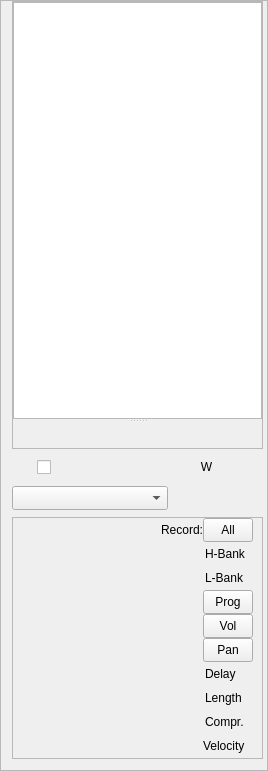
<?xml version="1.0" encoding="UTF-8"?>
<ui version="4.0">
 <class>ConductorBase</class>
 <widget class="QFrame" name="ConductorBase">
  <property name="geometry">
   <rect>
    <x>0</x>
    <y>0</y>
    <width>268</width>
    <height>771</height>
   </rect>
  </property>
  <property name="sizePolicy">
   <sizepolicy hsizetype="Expanding" vsizetype="Expanding">
    <horstretch>3</horstretch>
    <verstretch>3</verstretch>
   </sizepolicy>
  </property>
  <property name="minimumSize">
   <size>
    <width>20</width>
    <height>24</height>
   </size>
  </property>
  <property name="windowTitle">
   <string>OOMidi: The Conductor</string>
  </property>
  <property name="frameShape">
   <enum>QFrame::StyledPanel</enum>
  </property>
  <property name="frameShadow">
   <enum>QFrame::Raised</enum>
  </property>
  <layout class="QVBoxLayout" name="verticalLayout" stretch="0,0,0,0">
   <property name="topMargin">
    <number>0</number>
   </property>
   <property name="rightMargin">
    <number>4</number>
   </property>
   <item>
    <widget class="QScrollArea" name="scrollArea">
     <property name="widgetResizable">
      <bool>true</bool>
     </property>
     <widget class="QWidget" name="scrollAreaWidgetContents">
      <property name="geometry">
       <rect>
        <x>0</x>
        <y>0</y>
        <width>250</width>
        <height>430</height>
       </rect>
      </property>
      <layout class="QVBoxLayout" name="verticalLayout_5">
       <property name="spacing">
        <number>0</number>
       </property>
       <property name="margin">
        <number>0</number>
       </property>
       <item>
        <widget class="QSplitter" name="splitter">
         <property name="orientation">
          <enum>Qt::Vertical</enum>
         </property>
         <widget class="QWidget" name="widget" native="true">
          <layout class="QVBoxLayout" name="verticalLayout_6">
           <property name="spacing">
            <number>3</number>
           </property>
           <property name="margin">
            <number>0</number>
           </property>
           <item>
            <widget class="QTreeView" name="patchList">
             <property name="minimumSize">
              <size>
               <width>150</width>
               <height>150</height>
              </size>
             </property>
             <property name="focusPolicy">
              <enum>Qt::WheelFocus</enum>
             </property>
             <property name="editTriggers">
              <set>QAbstractItemView::NoEditTriggers</set>
             </property>
             <property name="tabKeyNavigation">
              <bool>true</bool>
             </property>
             <property name="alternatingRowColors">
              <bool>true</bool>
             </property>
             <property name="iconSize">
              <size>
               <width>16</width>
               <height>16</height>
              </size>
             </property>
             <property name="textElideMode">
              <enum>Qt::ElideNone</enum>
             </property>
             <property name="verticalScrollMode">
              <enum>QAbstractItemView::ScrollPerPixel</enum>
             </property>
             <property name="sortingEnabled">
              <bool>false</bool>
             </property>
             <property name="animated">
              <bool>true</bool>
             </property>
            </widget>
           </item>
          </layout>
         </widget>
         <widget class="QWidget" name="layoutWidget">
          <layout class="QVBoxLayout" name="verticalLayout_2">
           <property name="sizeConstraint">
            <enum>QLayout::SetMinAndMaxSize</enum>
           </property>
           <property name="topMargin">
            <number>0</number>
           </property>
           <item>
            <layout class="QVBoxLayout" name="tableBox">
             <property name="topMargin">
              <number>0</number>
             </property>
             <property name="rightMargin">
              <number>0</number>
             </property>
            </layout>
           </item>
           <item>
            <layout class="QHBoxLayout" name="matrixActions">
             <property name="topMargin">
              <number>0</number>
             </property>
             <item>
              <widget class="QToolButton" name="btnUp">
               <property name="sizePolicy">
                <sizepolicy hsizetype="Fixed" vsizetype="Fixed">
                 <horstretch>0</horstretch>
                 <verstretch>0</verstretch>
                </sizepolicy>
               </property>
               <property name="minimumSize">
                <size>
                 <width>25</width>
                 <height>25</height>
                </size>
               </property>
               <property name="maximumSize">
                <size>
                 <width>25</width>
                 <height>25</height>
                </size>
               </property>
               <property name="focusPolicy">
                <enum>Qt::NoFocus</enum>
               </property>
               <property name="toolTip">
                <string>Move Selection Up</string>
               </property>
               <property name="text">
                <string/>
               </property>
               <property name="iconSize">
                <size>
                 <width>25</width>
                 <height>25</height>
                </size>
               </property>
               <property name="autoRaise">
                <bool>true</bool>
               </property>
              </widget>
             </item>
             <item>
              <widget class="QToolButton" name="btnDown">
               <property name="sizePolicy">
                <sizepolicy hsizetype="Fixed" vsizetype="Fixed">
                 <horstretch>0</horstretch>
                 <verstretch>0</verstretch>
                </sizepolicy>
               </property>
               <property name="minimumSize">
                <size>
                 <width>25</width>
                 <height>25</height>
                </size>
               </property>
               <property name="maximumSize">
                <size>
                 <width>25</width>
                 <height>25</height>
                </size>
               </property>
               <property name="focusPolicy">
                <enum>Qt::NoFocus</enum>
               </property>
               <property name="toolTip">
                <string>Move Selection Down</string>
               </property>
               <property name="text">
                <string/>
               </property>
               <property name="iconSize">
                <size>
                 <width>25</width>
                 <height>25</height>
                </size>
               </property>
               <property name="autoRaise">
                <bool>true</bool>
               </property>
              </widget>
             </item>
             <item>
              <widget class="QToolButton" name="btnCopy">
               <property name="sizePolicy">
                <sizepolicy hsizetype="Fixed" vsizetype="Fixed">
                 <horstretch>0</horstretch>
                 <verstretch>0</verstretch>
                </sizepolicy>
               </property>
               <property name="minimumSize">
                <size>
                 <width>25</width>
                 <height>25</height>
                </size>
               </property>
               <property name="maximumSize">
                <size>
                 <width>25</width>
                 <height>25</height>
                </size>
               </property>
               <property name="focusPolicy">
                <enum>Qt::NoFocus</enum>
               </property>
               <property name="text">
                <string/>
               </property>
               <property name="iconSize">
                <size>
                 <width>25</width>
                 <height>25</height>
                </size>
               </property>
               <property name="autoRaise">
                <bool>true</bool>
               </property>
              </widget>
             </item>
             <item>
              <spacer name="horizontalSpacer_2">
               <property name="orientation">
                <enum>Qt::Horizontal</enum>
               </property>
               <property name="sizeType">
                <enum>QSizePolicy::MinimumExpanding</enum>
               </property>
               <property name="sizeHint" stdset="0">
                <size>
                 <width>1</width>
                 <height>20</height>
                </size>
               </property>
              </spacer>
             </item>
             <item>
              <widget class="QToolButton" name="btnDelete">
               <property name="sizePolicy">
                <sizepolicy hsizetype="Fixed" vsizetype="Fixed">
                 <horstretch>0</horstretch>
                 <verstretch>0</verstretch>
                </sizepolicy>
               </property>
               <property name="minimumSize">
                <size>
                 <width>25</width>
                 <height>25</height>
                </size>
               </property>
               <property name="maximumSize">
                <size>
                 <width>25</width>
                 <height>25</height>
                </size>
               </property>
               <property name="focusPolicy">
                <enum>Qt::NoFocus</enum>
               </property>
               <property name="toolTip">
                <string>Remove selected from list</string>
               </property>
               <property name="text">
                <string/>
               </property>
               <property name="iconSize">
                <size>
                 <width>25</width>
                 <height>25</height>
                </size>
               </property>
               <property name="autoRaise">
                <bool>true</bool>
               </property>
              </widget>
             </item>
            </layout>
           </item>
          </layout>
         </widget>
        </widget>
       </item>
      </layout>
     </widget>
    </widget>
   </item>
   <item>
    <widget class="QFrame" name="performerToolsFrame">
     <property name="sizePolicy">
      <sizepolicy hsizetype="Expanding" vsizetype="Preferred">
       <horstretch>0</horstretch>
       <verstretch>0</verstretch>
      </sizepolicy>
     </property>
     <layout class="QVBoxLayout" name="verticalLayout_4">
      <property name="spacing">
       <number>0</number>
      </property>
      <property name="margin">
       <number>0</number>
      </property>
      <item>
       <layout class="QHBoxLayout" name="horizontalLayout_6">
        <property name="topMargin">
         <number>0</number>
        </property>
        <item>
         <widget class="QToolButton" name="btnTranspose">
          <property name="sizePolicy">
           <sizepolicy hsizetype="Fixed" vsizetype="Fixed">
            <horstretch>0</horstretch>
            <verstretch>0</verstretch>
           </sizepolicy>
          </property>
          <property name="minimumSize">
           <size>
            <width>25</width>
            <height>25</height>
           </size>
          </property>
          <property name="maximumSize">
           <size>
            <width>25</width>
            <height>25</height>
           </size>
          </property>
          <property name="focusPolicy">
           <enum>Qt::NoFocus</enum>
          </property>
          <property name="toolTip">
           <string>Toggle on/off transpose globally for all parts in this PianoRoll instance</string>
          </property>
          <property name="text">
           <string/>
          </property>
          <property name="iconSize">
           <size>
            <width>25</width>
            <height>25</height>
           </size>
          </property>
          <property name="checkable">
           <bool>true</bool>
          </property>
          <property name="autoRaise">
           <bool>true</bool>
          </property>
         </widget>
        </item>
        <item>
         <widget class="QCheckBox" name="chkTranspose">
          <property name="focusPolicy">
           <enum>Qt::NoFocus</enum>
          </property>
          <property name="toolTip">
           <string>Toggle transpose mode</string>
          </property>
          <property name="text">
           <string/>
          </property>
         </widget>
        </item>
        <item>
         <widget class="SpinBox" name="iTransp" native="true">
          <property name="sizePolicy">
           <sizepolicy hsizetype="Expanding" vsizetype="Fixed">
            <horstretch>1</horstretch>
            <verstretch>0</verstretch>
           </sizepolicy>
          </property>
          <property name="minimumSize">
           <size>
            <width>0</width>
            <height>24</height>
           </size>
          </property>
          <property name="toolTip">
           <string>Transpose position for the current track</string>
          </property>
          <property name="specialValueText" stdset="0">
           <string>off</string>
          </property>
          <property name="maximum" stdset="0">
           <number>127</number>
          </property>
          <property name="minimum" stdset="0">
           <number>-127</number>
          </property>
          <property name="value" stdset="0">
           <number>1</number>
          </property>
         </widget>
        </item>
        <item>
         <widget class="QLabel" name="iChanDetectLabel">
          <property name="sizePolicy">
           <sizepolicy hsizetype="Expanding" vsizetype="Fixed">
            <horstretch>0</horstretch>
            <verstretch>0</verstretch>
           </sizepolicy>
          </property>
          <property name="minimumSize">
           <size>
            <width>0</width>
            <height>0</height>
           </size>
          </property>
          <property name="maximumSize">
           <size>
            <width>24</width>
            <height>24</height>
           </size>
          </property>
          <property name="toolTip">
           <string>Input detect</string>
          </property>
          <property name="whatsThis">
           <string>Input detect indicator. Detects all note on-off, controller, aftertouch, 
                  program change, and pitchbend (but not sysex or realtime) events 
                  on the selected channels, on the selected midi ports.</string>
          </property>
          <property name="text">
           <string>W</string>
          </property>
          <property name="alignment">
           <set>Qt::AlignCenter</set>
          </property>
          <property name="wordWrap">
           <bool>false</bool>
          </property>
         </widget>
        </item>
        <item>
         <widget class="QToolButton" name="btnComments">
          <property name="sizePolicy">
           <sizepolicy hsizetype="Fixed" vsizetype="Fixed">
            <horstretch>0</horstretch>
            <verstretch>0</verstretch>
           </sizepolicy>
          </property>
          <property name="minimumSize">
           <size>
            <width>25</width>
            <height>25</height>
           </size>
          </property>
          <property name="maximumSize">
           <size>
            <width>25</width>
            <height>25</height>
           </size>
          </property>
          <property name="focusPolicy">
           <enum>Qt::NoFocus</enum>
          </property>
          <property name="toolTip">
           <string>Toggle on/off canvas comments</string>
          </property>
          <property name="text">
           <string/>
          </property>
          <property name="iconSize">
           <size>
            <width>25</width>
            <height>25</height>
           </size>
          </property>
          <property name="checkable">
           <bool>true</bool>
          </property>
          <property name="autoRaise">
           <bool>true</bool>
          </property>
         </widget>
        </item>
        <item>
         <widget class="QToolButton" name="btnShowGui">
          <property name="minimumSize">
           <size>
            <width>25</width>
            <height>25</height>
           </size>
          </property>
          <property name="maximumSize">
           <size>
            <width>25</width>
            <height>25</height>
           </size>
          </property>
          <property name="toolTip">
           <string>Show Plugin Gui</string>
          </property>
          <property name="text">
           <string/>
          </property>
          <property name="iconSize">
           <size>
            <width>25</width>
            <height>25</height>
           </size>
          </property>
          <property name="checkable">
           <bool>true</bool>
          </property>
          <property name="autoRaise">
           <bool>true</bool>
          </property>
         </widget>
        </item>
       </layout>
      </item>
     </layout>
    </widget>
   </item>
   <item>
    <layout class="QHBoxLayout" name="horizontalLayout_3">
     <property name="spacing">
      <number>0</number>
     </property>
     <property name="topMargin">
      <number>0</number>
     </property>
     <item>
      <widget class="QComboBox" name="iOutput">
       <property name="sizePolicy">
        <sizepolicy hsizetype="Expanding" vsizetype="Fixed">
         <horstretch>0</horstretch>
         <verstretch>0</verstretch>
        </sizepolicy>
       </property>
       <property name="minimumSize">
        <size>
         <width>100</width>
         <height>24</height>
        </size>
       </property>
       <property name="toolTip">
        <string>Output Port</string>
       </property>
      </widget>
     </item>
     <item>
      <widget class="SpinBox" name="iOutputChannel" native="true">
       <property name="sizePolicy">
        <sizepolicy hsizetype="Expanding" vsizetype="Fixed">
         <horstretch>1</horstretch>
         <verstretch>0</verstretch>
        </sizepolicy>
       </property>
       <property name="minimumSize">
        <size>
         <width>45</width>
         <height>24</height>
        </size>
       </property>
       <property name="maximumSize">
        <size>
         <width>45</width>
         <height>16777215</height>
        </size>
       </property>
       <property name="toolTip">
        <string>Output Channel</string>
       </property>
       <property name="whatsThis">
        <string>all midi events are sent to this output channel</string>
       </property>
       <property name="maximum" stdset="0">
        <number>16</number>
       </property>
       <property name="minimum" stdset="0">
        <number>1</number>
       </property>
      </widget>
     </item>
     <item>
      <widget class="QToolButton" name="iRButton">
       <property name="sizePolicy">
        <sizepolicy hsizetype="Fixed" vsizetype="Fixed">
         <horstretch>0</horstretch>
         <verstretch>0</verstretch>
        </sizepolicy>
       </property>
       <property name="minimumSize">
        <size>
         <width>25</width>
         <height>25</height>
        </size>
       </property>
       <property name="maximumSize">
        <size>
         <width>25</width>
         <height>25</height>
        </size>
       </property>
       <property name="toolTip">
        <string>Input Routing</string>
       </property>
       <property name="text">
        <string/>
       </property>
       <property name="iconSize">
        <size>
         <width>25</width>
         <height>25</height>
        </size>
       </property>
       <property name="autoRaise">
        <bool>true</bool>
       </property>
      </widget>
     </item>
     <item>
      <widget class="QToolButton" name="recEchoButton">
       <property name="sizePolicy">
        <sizepolicy hsizetype="Fixed" vsizetype="Fixed">
         <horstretch>0</horstretch>
         <verstretch>0</verstretch>
        </sizepolicy>
       </property>
       <property name="minimumSize">
        <size>
         <width>25</width>
         <height>25</height>
        </size>
       </property>
       <property name="maximumSize">
        <size>
         <width>25</width>
         <height>25</height>
        </size>
       </property>
       <property name="toolTip">
        <string>MIDI Thru</string>
       </property>
       <property name="whatsThis">
        <string>Pass input events through ('thru') to output.</string>
       </property>
       <property name="iconSize">
        <size>
         <width>25</width>
         <height>25</height>
        </size>
       </property>
       <property name="checkable">
        <bool>true</bool>
       </property>
       <property name="autoRaise">
        <bool>true</bool>
       </property>
      </widget>
     </item>
    </layout>
   </item>
   <item>
    <widget class="QFrame" name="frame">
     <property name="sizePolicy">
      <sizepolicy hsizetype="Preferred" vsizetype="Fixed">
       <horstretch>1</horstretch>
       <verstretch>0</verstretch>
      </sizepolicy>
     </property>
     <property name="maximumSize">
      <size>
       <width>16777215</width>
       <height>300</height>
      </size>
     </property>
     <property name="frameShape">
      <enum>QFrame::StyledPanel</enum>
     </property>
     <property name="frameShadow">
      <enum>QFrame::Raised</enum>
     </property>
     <layout class="QVBoxLayout" name="verticalLayout_3">
      <property name="spacing">
       <number>0</number>
      </property>
      <property name="topMargin">
       <number>0</number>
      </property>
      <property name="bottomMargin">
       <number>0</number>
      </property>
      <item>
       <layout class="QGridLayout" name="advGrid" rowstretch="0,0,0,0,0,0,0,0,0,0,0,0,0,0,0,0,0,0">
        <property name="sizeConstraint">
         <enum>QLayout::SetMinimumSize</enum>
        </property>
        <property name="verticalSpacing">
         <number>0</number>
        </property>
        <property name="topMargin">
         <number>0</number>
        </property>
        <item row="14" column="1">
         <widget class="SpinBox" name="iVerz" native="true">
          <property name="sizePolicy">
           <sizepolicy hsizetype="Expanding" vsizetype="Fixed">
            <horstretch>1</horstretch>
            <verstretch>0</verstretch>
           </sizepolicy>
          </property>
          <property name="minimumSize">
           <size>
            <width>20</width>
            <height>24</height>
           </size>
          </property>
          <property name="specialValueText" stdset="0">
           <string>off</string>
          </property>
          <property name="maximum" stdset="0">
           <number>1000</number>
          </property>
          <property name="minimum" stdset="0">
           <number>-1000</number>
          </property>
         </widget>
        </item>
        <item row="14" column="2">
         <widget class="QLabel" name="TextLabel10">
          <property name="sizePolicy">
           <sizepolicy hsizetype="Minimum" vsizetype="Fixed">
            <horstretch>0</horstretch>
            <verstretch>0</verstretch>
           </sizepolicy>
          </property>
          <property name="minimumSize">
           <size>
            <width>20</width>
            <height>24</height>
           </size>
          </property>
          <property name="text">
           <string>Delay</string>
          </property>
          <property name="wordWrap">
           <bool>false</bool>
          </property>
          <property name="indent">
           <number>2</number>
          </property>
         </widget>
        </item>
        <item row="15" column="1">
         <widget class="SpinBox" name="iLen" native="true">
          <property name="sizePolicy">
           <sizepolicy hsizetype="Expanding" vsizetype="Fixed">
            <horstretch>1</horstretch>
            <verstretch>0</verstretch>
           </sizepolicy>
          </property>
          <property name="minimumSize">
           <size>
            <width>20</width>
            <height>24</height>
           </size>
          </property>
          <property name="suffix" stdset="0">
           <string>%</string>
          </property>
          <property name="maximum" stdset="0">
           <number>200</number>
          </property>
          <property name="minimum" stdset="0">
           <number>25</number>
          </property>
          <property name="value" stdset="0">
           <number>100</number>
          </property>
         </widget>
        </item>
        <item row="15" column="2">
         <widget class="QLabel" name="TextLabel11">
          <property name="sizePolicy">
           <sizepolicy hsizetype="Minimum" vsizetype="Fixed">
            <horstretch>0</horstretch>
            <verstretch>0</verstretch>
           </sizepolicy>
          </property>
          <property name="minimumSize">
           <size>
            <width>20</width>
            <height>24</height>
           </size>
          </property>
          <property name="text">
           <string>Length</string>
          </property>
          <property name="wordWrap">
           <bool>false</bool>
          </property>
          <property name="indent">
           <number>2</number>
          </property>
         </widget>
        </item>
        <item row="16" column="1">
         <widget class="SpinBox" name="iKompr" native="true">
          <property name="sizePolicy">
           <sizepolicy hsizetype="Expanding" vsizetype="Fixed">
            <horstretch>1</horstretch>
            <verstretch>0</verstretch>
           </sizepolicy>
          </property>
          <property name="minimumSize">
           <size>
            <width>20</width>
            <height>24</height>
           </size>
          </property>
          <property name="prefix" stdset="0">
           <string/>
          </property>
          <property name="suffix" stdset="0">
           <string>%</string>
          </property>
          <property name="maximum" stdset="0">
           <number>200</number>
          </property>
          <property name="minimum" stdset="0">
           <number>25</number>
          </property>
          <property name="value" stdset="0">
           <number>100</number>
          </property>
         </widget>
        </item>
        <item row="16" column="2">
         <widget class="QLabel" name="TextLabel13">
          <property name="sizePolicy">
           <sizepolicy hsizetype="Minimum" vsizetype="Fixed">
            <horstretch>0</horstretch>
            <verstretch>0</verstretch>
           </sizepolicy>
          </property>
          <property name="minimumSize">
           <size>
            <width>50</width>
            <height>24</height>
           </size>
          </property>
          <property name="maximumSize">
           <size>
            <width>50</width>
            <height>16777215</height>
           </size>
          </property>
          <property name="text">
           <string>Compr.</string>
          </property>
          <property name="wordWrap">
           <bool>false</bool>
          </property>
          <property name="indent">
           <number>2</number>
          </property>
         </widget>
        </item>
        <item row="17" column="1">
         <widget class="SpinBox" name="iAnschl" native="true">
          <property name="sizePolicy">
           <sizepolicy hsizetype="Minimum" vsizetype="Fixed">
            <horstretch>1</horstretch>
            <verstretch>0</verstretch>
           </sizepolicy>
          </property>
          <property name="minimumSize">
           <size>
            <width>20</width>
            <height>24</height>
           </size>
          </property>
          <property name="maximum" stdset="0">
           <number>127</number>
          </property>
          <property name="minimum" stdset="0">
           <number>-127</number>
          </property>
          <property name="value" stdset="0">
           <number>0</number>
          </property>
         </widget>
        </item>
        <item row="17" column="2">
         <widget class="QLabel" name="TextLabel12">
          <property name="sizePolicy">
           <sizepolicy hsizetype="Minimum" vsizetype="Fixed">
            <horstretch>0</horstretch>
            <verstretch>0</verstretch>
           </sizepolicy>
          </property>
          <property name="minimumSize">
           <size>
            <width>20</width>
            <height>24</height>
           </size>
          </property>
          <property name="text">
           <string>Velocity</string>
          </property>
          <property name="wordWrap">
           <bool>false</bool>
          </property>
          <property name="indent">
           <number>0</number>
          </property>
         </widget>
        </item>
        <item row="10" column="1">
         <widget class="SpinBox" name="iPan" native="true">
          <property name="sizePolicy">
           <sizepolicy hsizetype="Minimum" vsizetype="Fixed">
            <horstretch>0</horstretch>
            <verstretch>0</verstretch>
           </sizepolicy>
          </property>
          <property name="minimumSize">
           <size>
            <width>20</width>
            <height>24</height>
           </size>
          </property>
          <property name="toolTip">
           <string>Change stereo position. Double-click on/off.</string>
          </property>
          <property name="whatsThis">
           <string>Change stereo position. Double-click on/off.</string>
          </property>
          <property name="specialValueText" stdset="0">
           <string>off</string>
          </property>
          <property name="maximum" stdset="0">
           <number>63</number>
          </property>
          <property name="minimum" stdset="0">
           <number>-65</number>
          </property>
          <property name="value" stdset="0">
           <number>-65</number>
          </property>
         </widget>
        </item>
        <item row="10" column="2">
         <widget class="QToolButton" name="panRecButton">
          <property name="sizePolicy">
           <sizepolicy hsizetype="Fixed" vsizetype="Fixed">
            <horstretch>0</horstretch>
            <verstretch>0</verstretch>
           </sizepolicy>
          </property>
          <property name="minimumSize">
           <size>
            <width>50</width>
            <height>24</height>
           </size>
          </property>
          <property name="toolTip">
           <string>Add pan setting to song</string>
          </property>
          <property name="text">
           <string>Pan</string>
          </property>
         </widget>
        </item>
        <item row="9" column="1">
         <widget class="SpinBox" name="iLautst" native="true">
          <property name="sizePolicy">
           <sizepolicy hsizetype="Minimum" vsizetype="Fixed">
            <horstretch>0</horstretch>
            <verstretch>0</verstretch>
           </sizepolicy>
          </property>
          <property name="minimumSize">
           <size>
            <width>20</width>
            <height>24</height>
           </size>
          </property>
          <property name="toolTip">
           <string>Volume. Double-click on/off.</string>
          </property>
          <property name="specialValueText" stdset="0">
           <string>off</string>
          </property>
          <property name="maximum" stdset="0">
           <number>127</number>
          </property>
          <property name="minimum" stdset="0">
           <number>-1</number>
          </property>
          <property name="value" stdset="0">
           <number>-1</number>
          </property>
         </widget>
        </item>
        <item row="9" column="2">
         <widget class="QToolButton" name="volRecButton">
          <property name="sizePolicy">
           <sizepolicy hsizetype="Fixed" vsizetype="Fixed">
            <horstretch>0</horstretch>
            <verstretch>0</verstretch>
           </sizepolicy>
          </property>
          <property name="minimumSize">
           <size>
            <width>50</width>
            <height>24</height>
           </size>
          </property>
          <property name="toolTip">
           <string>Add vol setting to song</string>
          </property>
          <property name="text">
           <string>Vol</string>
          </property>
         </widget>
        </item>
        <item row="8" column="1">
         <widget class="SpinBox" name="iProgram" native="true">
          <property name="sizePolicy">
           <sizepolicy hsizetype="Minimum" vsizetype="Fixed">
            <horstretch>0</horstretch>
            <verstretch>0</verstretch>
           </sizepolicy>
          </property>
          <property name="minimumSize">
           <size>
            <width>20</width>
            <height>24</height>
           </size>
          </property>
          <property name="toolTip">
           <string>Program. Double-click on/off.</string>
          </property>
          <property name="specialValueText" stdset="0">
           <string>off</string>
          </property>
          <property name="maximum" stdset="0">
           <number>128</number>
          </property>
          <property name="minimum" stdset="0">
           <number>0</number>
          </property>
          <property name="value" stdset="0">
           <number>0</number>
          </property>
         </widget>
        </item>
        <item row="8" column="2">
         <widget class="QToolButton" name="progRecButton">
          <property name="sizePolicy">
           <sizepolicy hsizetype="Fixed" vsizetype="Fixed">
            <horstretch>0</horstretch>
            <verstretch>0</verstretch>
           </sizepolicy>
          </property>
          <property name="minimumSize">
           <size>
            <width>50</width>
            <height>24</height>
           </size>
          </property>
          <property name="toolTip">
           <string>Add bank + prog settings to song</string>
          </property>
          <property name="text">
           <string>Prog</string>
          </property>
         </widget>
        </item>
        <item row="5" column="1">
         <layout class="QHBoxLayout" name="horizontalLayout_2">
          <property name="topMargin">
           <number>0</number>
          </property>
          <item>
           <widget class="QLabel" name="textLabel1">
            <property name="sizePolicy">
             <sizepolicy hsizetype="Minimum" vsizetype="Fixed">
              <horstretch>0</horstretch>
              <verstretch>0</verstretch>
             </sizepolicy>
            </property>
            <property name="minimumSize">
             <size>
              <width>20</width>
              <height>24</height>
             </size>
            </property>
            <property name="text">
             <string>Record:</string>
            </property>
            <property name="alignment">
             <set>Qt::AlignRight|Qt::AlignTrailing|Qt::AlignVCenter</set>
            </property>
            <property name="wordWrap">
             <bool>false</bool>
            </property>
           </widget>
          </item>
         </layout>
        </item>
        <item row="5" column="2">
         <widget class="QToolButton" name="recordButton">
          <property name="sizePolicy">
           <sizepolicy hsizetype="Fixed" vsizetype="Fixed">
            <horstretch>0</horstretch>
            <verstretch>0</verstretch>
           </sizepolicy>
          </property>
          <property name="minimumSize">
           <size>
            <width>50</width>
            <height>24</height>
           </size>
          </property>
          <property name="toolTip">
           <string>Add all settings to song</string>
          </property>
          <property name="text">
           <string>All</string>
          </property>
         </widget>
        </item>
        <item row="6" column="1">
         <widget class="SpinBox" name="iHBank" native="true">
          <property name="sizePolicy">
           <sizepolicy hsizetype="Minimum" vsizetype="Fixed">
            <horstretch>0</horstretch>
            <verstretch>0</verstretch>
           </sizepolicy>
          </property>
          <property name="minimumSize">
           <size>
            <width>20</width>
            <height>24</height>
           </size>
          </property>
          <property name="toolTip">
           <string>Bank Select MSB. Double-click on/off.</string>
          </property>
          <property name="specialValueText" stdset="0">
           <string>off</string>
          </property>
          <property name="maximum" stdset="0">
           <number>128</number>
          </property>
          <property name="minimum" stdset="0">
           <number>0</number>
          </property>
          <property name="value" stdset="0">
           <number>0</number>
          </property>
         </widget>
        </item>
        <item row="6" column="2">
         <widget class="QLabel" name="TextLabel4">
          <property name="sizePolicy">
           <sizepolicy hsizetype="Minimum" vsizetype="Fixed">
            <horstretch>0</horstretch>
            <verstretch>0</verstretch>
           </sizepolicy>
          </property>
          <property name="minimumSize">
           <size>
            <width>50</width>
            <height>24</height>
           </size>
          </property>
          <property name="maximumSize">
           <size>
            <width>50</width>
            <height>16777215</height>
           </size>
          </property>
          <property name="lineWidth">
           <number>1</number>
          </property>
          <property name="text">
           <string>H-Bank</string>
          </property>
          <property name="wordWrap">
           <bool>false</bool>
          </property>
          <property name="margin">
           <number>0</number>
          </property>
          <property name="indent">
           <number>2</number>
          </property>
         </widget>
        </item>
        <item row="7" column="1">
         <widget class="SpinBox" name="iLBank" native="true">
          <property name="sizePolicy">
           <sizepolicy hsizetype="Minimum" vsizetype="Fixed">
            <horstretch>0</horstretch>
            <verstretch>0</verstretch>
           </sizepolicy>
          </property>
          <property name="minimumSize">
           <size>
            <width>20</width>
            <height>24</height>
           </size>
          </property>
          <property name="toolTip">
           <string>Bank Select LSB. Double-click on/off.</string>
          </property>
          <property name="specialValueText" stdset="0">
           <string>off</string>
          </property>
          <property name="maximum" stdset="0">
           <number>128</number>
          </property>
          <property name="minimum" stdset="0">
           <number>0</number>
          </property>
          <property name="value" stdset="0">
           <number>0</number>
          </property>
         </widget>
        </item>
        <item row="7" column="2">
         <widget class="QLabel" name="TextLabel5">
          <property name="sizePolicy">
           <sizepolicy hsizetype="Minimum" vsizetype="Fixed">
            <horstretch>0</horstretch>
            <verstretch>0</verstretch>
           </sizepolicy>
          </property>
          <property name="minimumSize">
           <size>
            <width>50</width>
            <height>24</height>
           </size>
          </property>
          <property name="maximumSize">
           <size>
            <width>50</width>
            <height>16777215</height>
           </size>
          </property>
          <property name="lineWidth">
           <number>1</number>
          </property>
          <property name="text">
           <string>L-Bank</string>
          </property>
          <property name="wordWrap">
           <bool>false</bool>
          </property>
          <property name="margin">
           <number>0</number>
          </property>
          <property name="indent">
           <number>2</number>
          </property>
         </widget>
        </item>
        <item row="2" column="1">
         <layout class="QHBoxLayout" name="horizontalLayout_4">
          <property name="sizeConstraint">
           <enum>QLayout::SetMinimumSize</enum>
          </property>
         </layout>
        </item>
        <item row="12" column="1">
         <layout class="QHBoxLayout" name="horizontalLayout_5">
          <property name="topMargin">
           <number>0</number>
          </property>
         </layout>
        </item>
       </layout>
      </item>
     </layout>
    </widget>
   </item>
  </layout>
 </widget>
 <customwidgets>
  <customwidget>
   <class>SpinBox</class>
   <extends>QWidget</extends>
   <header location="global">spinbox.h</header>
  </customwidget>
 </customwidgets>
 <resources/>
 <connections/>
</ui>
